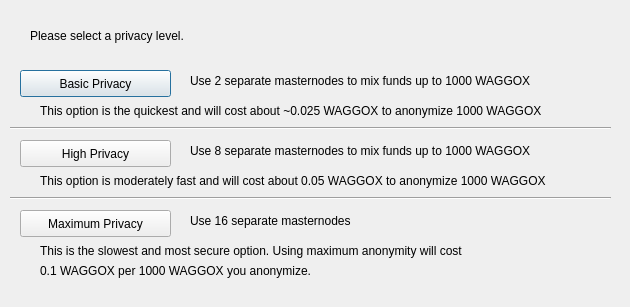
<?xml version="1.0" encoding="UTF-8"?>
<ui version="4.0">
 <class>PrivatepayConfig</class>
 <widget class="QDialog" name="PrivatepayConfig">
  <property name="geometry">
   <rect>
    <x>0</x>
    <y>0</y>
    <width>630</width>
    <height>307</height>
   </rect>
  </property>
  <property name="windowTitle">
   <string>Configure PrivatePay</string>
  </property>
  <widget class="QPushButton" name="buttonBasic">
   <property name="geometry">
    <rect>
     <x>20</x>
     <y>70</y>
     <width>151</width>
     <height>27</height>
    </rect>
   </property>
   <property name="text">
    <string>Basic Privacy</string>
   </property>
  </widget>
  <widget class="QPushButton" name="buttonHigh">
   <property name="geometry">
    <rect>
     <x>20</x>
     <y>140</y>
     <width>151</width>
     <height>27</height>
    </rect>
   </property>
   <property name="text">
    <string>High Privacy</string>
   </property>
  </widget>
  <widget class="QPushButton" name="buttonMax">
   <property name="geometry">
    <rect>
     <x>20</x>
     <y>210</y>
     <width>151</width>
     <height>27</height>
    </rect>
   </property>
   <property name="text">
    <string>Maximum Privacy</string>
   </property>
  </widget>
  <widget class="QLabel" name="label">
   <property name="geometry">
    <rect>
     <x>30</x>
     <y>20</y>
     <width>571</width>
     <height>31</height>
    </rect>
   </property>
   <property name="text">
    <string>Please select a privacy level.</string>
   </property>
  </widget>
  <widget class="QLabel" name="label_2">
   <property name="geometry">
    <rect>
     <x>190</x>
     <y>70</y>
     <width>421</width>
     <height>21</height>
    </rect>
   </property>
   <property name="text">
    <string>Use 2 separate masternodes to mix funds up to 1000 WAGGOX</string>
   </property>
  </widget>
  <widget class="QLabel" name="label_3">
   <property name="geometry">
    <rect>
     <x>190</x>
     <y>140</y>
     <width>411</width>
     <height>21</height>
    </rect>
   </property>
   <property name="text">
    <string>Use 8 separate masternodes to mix funds up to 1000 WAGGOX</string>
   </property>
  </widget>
  <widget class="QLabel" name="label_4">
   <property name="geometry">
    <rect>
     <x>190</x>
     <y>210</y>
     <width>421</width>
     <height>21</height>
    </rect>
   </property>
   <property name="text">
    <string>Use 16 separate masternodes</string>
   </property>
  </widget>
  <widget class="QLabel" name="label_6">
   <property name="geometry">
    <rect>
     <x>40</x>
     <y>100</y>
     <width>561</width>
     <height>21</height>
    </rect>
   </property>
   <property name="text">
    <string>This option is the quickest and will cost about ~0.025 WAGGOX to anonymize 1000 WAGGOX</string>
   </property>
  </widget>
  <widget class="QLabel" name="label_7">
   <property name="geometry">
    <rect>
     <x>40</x>
     <y>170</y>
     <width>561</width>
     <height>21</height>
    </rect>
   </property>
   <property name="text">
    <string>This option is moderately fast and will cost about 0.05 WAGGOX to anonymize 1000 WAGGOX</string>
   </property>
  </widget>
  <widget class="QLabel" name="label_8">
   <property name="geometry">
    <rect>
     <x>40</x>
     <y>240</y>
     <width>561</width>
     <height>21</height>
    </rect>
   </property>
   <property name="text">
    <string>This is the slowest and most secure option. Using maximum anonymity will cost</string>
   </property>
  </widget>
  <widget class="QLabel" name="label_9">
   <property name="geometry">
    <rect>
     <x>40</x>
     <y>260</y>
     <width>561</width>
     <height>21</height>
    </rect>
   </property>
   <property name="text">
    <string>0.1 WAGGOX per 1000 WAGGOX you anonymize.</string>
   </property>
  </widget>
  <widget class="Line" name="line">
   <property name="geometry">
    <rect>
     <x>10</x>
     <y>120</y>
     <width>601</width>
     <height>16</height>
    </rect>
   </property>
   <property name="orientation">
    <enum>Qt::Horizontal</enum>
   </property>
  </widget>
  <widget class="Line" name="line_2">
   <property name="geometry">
    <rect>
     <x>10</x>
     <y>190</y>
     <width>601</width>
     <height>16</height>
    </rect>
   </property>
   <property name="orientation">
    <enum>Qt::Horizontal</enum>
   </property>
  </widget>
 </widget>
 <resources/>
 <connections/>
</ui>
